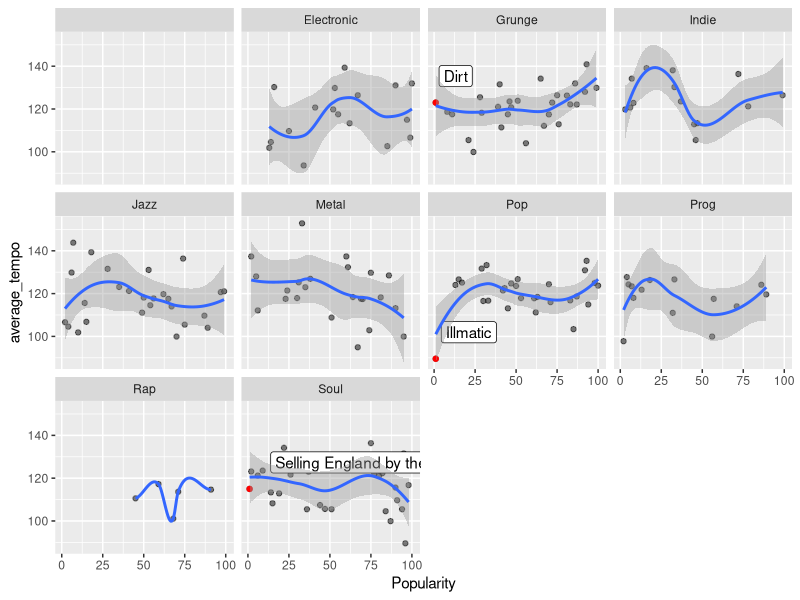
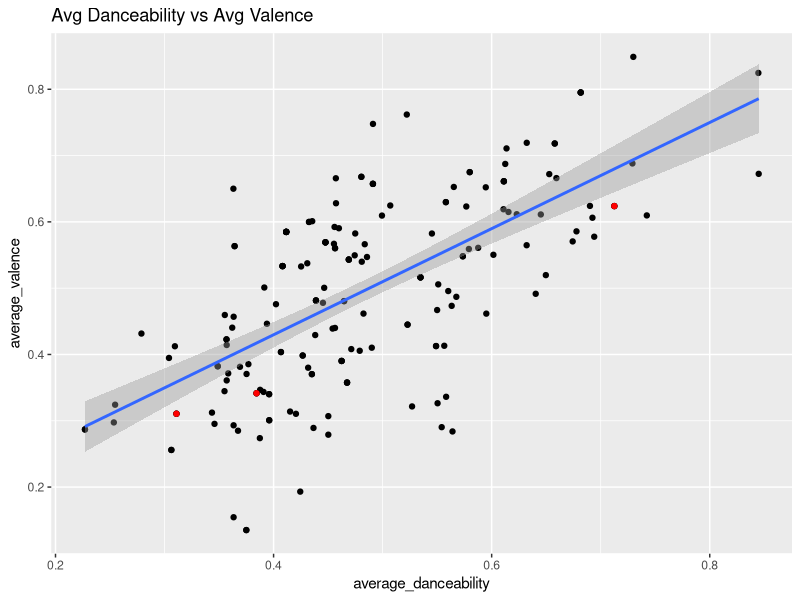
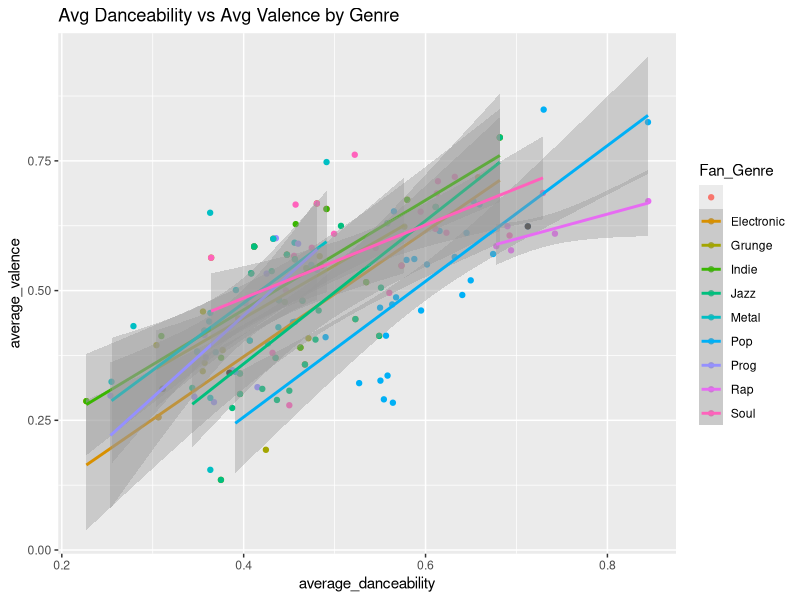
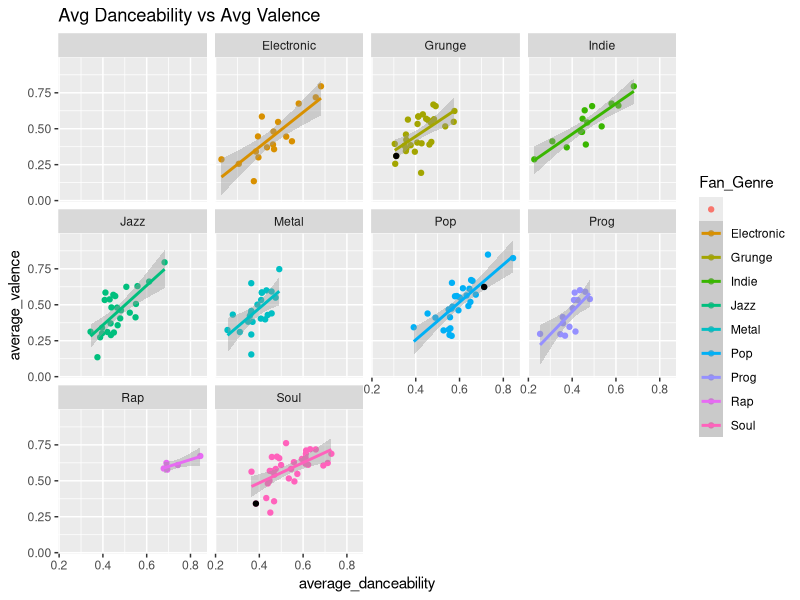
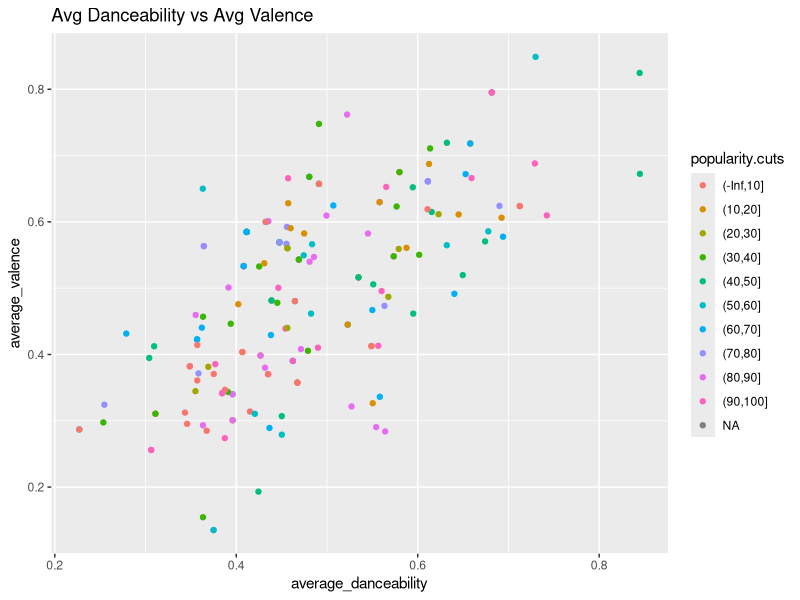
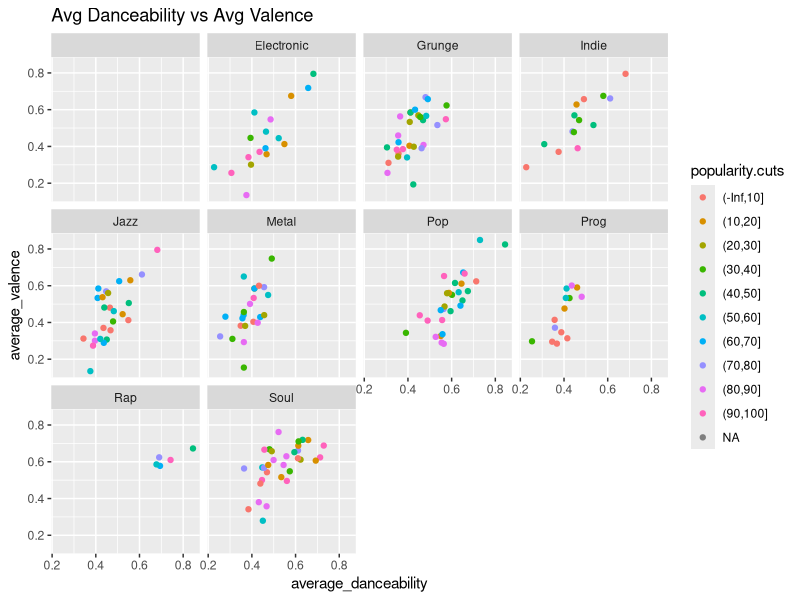
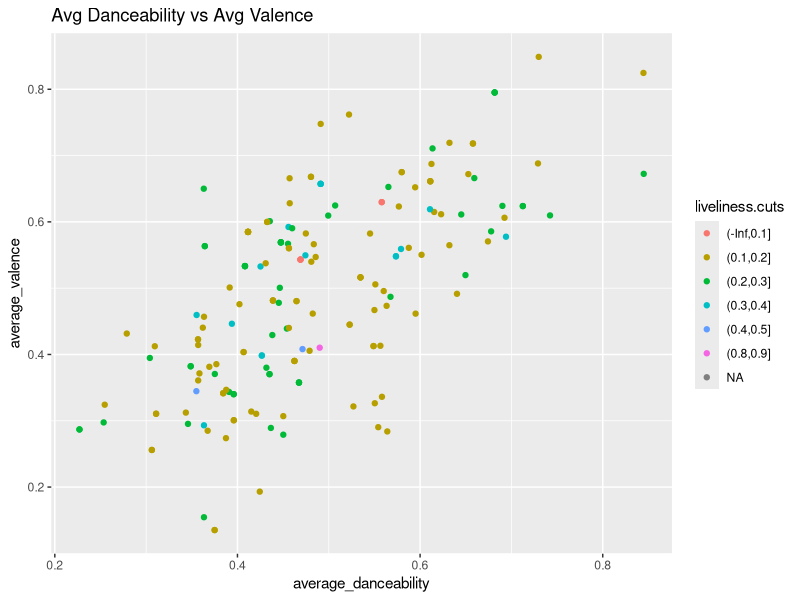
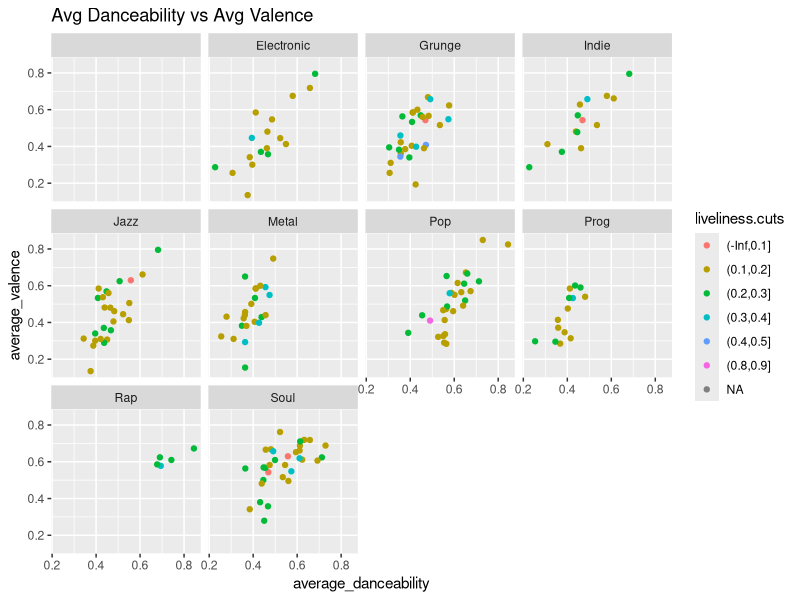

Generate these figures, in order, with R:
## ---- chunk 1
knitr::opts_chunk$set(echo = TRUE)
knitr::opts_chunk$set(size = "fill")
## ---- chunk 2
library(ggplot2)
library(tidyverse)
data <- read.csv("Album_Label_Year_temp.csv")
## ---- chunk 3
str(data)
byGenre <- data %>% group_by(Fan_Genre)
topAlbums <- byGenre %>% filter(Popularity == 1)
byGenre %>% ggplot(aes(x=Popularity, y=average_tempo)) + geom_point(alpha=1/2) + 
  geom_point(data=topAlbums, color="red") + 
  geom_label(data=topAlbums, label=topAlbums$Album, vjust=-0.75, hjust=-0.1) +
  geom_smooth(formula = y ~ x, method = "loess") + 
  facet_wrap(~Fan_Genre)
## ---- chunk 4
byGenre %>% ggplot(aes(x=average_danceability, y=average_valence)) + 
  geom_point() + 
  geom_point(data = topAlbums, color = "red") +
  geom_smooth(method = "lm") + 
  labs(title = "Avg Danceability vs Avg Valence")

byGenre %>% ggplot(aes(x=average_danceability, y=average_valence, color=Fan_Genre)) + 
  geom_point() + 
  geom_point(data = topAlbums, color = "black") +
  geom_smooth(method = "lm") + 
  labs(title = "Avg Danceability vs Avg Valence by Genre")

byGenre %>% ggplot(aes(x=average_danceability, y=average_valence, color=Fan_Genre)) + 
  geom_point() + 
  geom_smooth(method = "lm") + 
  geom_point(data = topAlbums, color = "black") +
  labs(title = "Avg Danceability vs Avg Valence") + 
  facet_wrap(~Fan_Genre)

byGenre <- byGenre %>% 
  mutate(popularity.cuts = cut(Popularity, c(-Inf, 10, 20, 30, 40, 50, 60, 70, 80, 90, 100))) %>%
  mutate(liveliness.cuts = cut(average_liveness, c(-Inf, 0.1, 0.2, 0.3, 0.4, 0.5, 0.6, 0.7, 0.8, 0.9, 1))) %>%
  mutate(loudness.cuts = cut(average_loudness, c(Inf, -3, -6, -9, -12, -15, -18, -21, -24, -27, -Inf))) %>%
  mutate(tempo.cuts = cut(average_tempo, c(0, 85, 95, 105, 115, 125, 135, 145, 155, 165, 175, Inf))) %>%
  mutate(energy.cuts = cut(average_energy, c(-Inf, 0.1, 0.2, 0.3, 0.4, 0.5, 0.6, 0.7, 0.8, 0.9, 1))) %>%
  mutate(instrumental.cuts = cut(average_instrumentalness, c(-Inf, 0.1, 0.2, 0.3, 0.4, 0.5, 0.6, 0.7, 0.8, 0.9, 1))) %>%
    mutate(acoustic.cuts = cut(average_acousticness, c(-Inf, 0.1, 0.2, 0.3, 0.4, 0.5, 0.6, 0.7, 0.8, 0.9, 1)))

byGenre %>% ggplot(aes(x=average_danceability, y=average_valence, color=popularity.cuts)) + 
  geom_point() + 
  labs(title = "Avg Danceability vs Avg Valence") 
byGenre %>% ggplot(aes(x=average_danceability, y=average_valence, color=popularity.cuts)) + 
  geom_point() + 
  labs(title = "Avg Danceability vs Avg Valence") + 
  facet_wrap(~Fan_Genre)

byGenre %>% ggplot(aes(x=average_danceability, y=average_valence, color=liveliness.cuts)) + 
  geom_point() + 
  labs(title = "Avg Danceability vs Avg Valence")
byGenre %>% ggplot(aes(x=average_danceability, y=average_valence, color=liveliness.cuts)) + 
  geom_point() + 
  labs(title = "Avg Danceability vs Avg Valence") + 
  facet_wrap(~Fan_Genre)

byGenre %>% ggplot(aes(x=average_danceability, y=average_valence, color=loudness.cuts)) + 
  geom_point() + 
  labs(title = "Avg Danceability vs Avg Valence")
byGenre %>% ggplot(aes(x=average_danceability, y=average_valence, color=loudness.cuts)) + 
  geom_point() + 
  labs(title = "Avg Danceability vs Avg Valence") + 
  facet_wrap(~Fan_Genre)

byGenre %>% ggplot(aes(x=average_danceability, y=average_valence, color=tempo.cuts)) + 
  geom_point() + 
  labs(title = "Avg Danceability vs Avg Valence")
byGenre %>% ggplot(aes(x=average_danceability, y=average_valence, color=tempo.cuts)) + 
  geom_point() + 
  labs(title = "Avg Danceability vs Avg Valence") + 
  facet_wrap(~Fan_Genre)

byGenre %>% ggplot(aes(x=average_danceability, y=average_valence, color=energy.cuts)) + 
  geom_point() + 
  labs(title = "Avg Danceability vs Avg Valence")
byGenre %>% ggplot(aes(x=average_danceability, y=average_valence, color=energy.cuts)) + 
  geom_point() + 
  labs(title = "Avg Danceability vs Avg Valence") + 
  facet_wrap(~Fan_Genre)

byGenre %>% ggplot(aes(x=average_danceability, y=average_valence, color=instrumental.cuts)) + 
  geom_point() + 
  labs(title = "Avg Danceability vs Avg Valence")
byGenre %>% ggplot(aes(x=average_danceability, y=average_valence, color=instrumental.cuts)) + 
  geom_point() + 
  labs(title = "Avg Danceability vs Avg Valence") + 
  facet_wrap(~Fan_Genre)

byGenre %>% ggplot(aes(x=average_danceability, y=average_valence, color=acoustic.cuts)) + 
  geom_point() + 
  labs(title = "Avg Danceability vs Avg Valence")
byGenre %>% ggplot(aes(x=average_danceability, y=average_valence, color=acoustic.cuts)) + 
  geom_point() + 
  labs(title = "Avg Danceability vs Avg Valence") + 
  facet_wrap(~Fan_Genre)
## ---- chunk 5
data <- read.csv("Album_Label_Year.csv")
byAlbum <- data %>% group_by(Album_label) %>% filter(!(is.na(average_valence) | is.na(average_danceability))) %>%
  mutate(acoustic.cuts = cut(average_acousticness, c(-Inf, 0.1, 0.2, 0.3, 0.4, 0.5, 0.6, 0.7, 0.8, 0.9, 1))) %>%
  mutate(instrumental.cuts = cut(average_instrumentalness, c(-Inf, 0.5, 1)))

labels <- data %>% group_by(Album_label) %>% count(Album_label) %>% filter(n >= 7) %>% select(Album_label)

byAlbum <- byAlbum %>% filter(Album_label %in% labels$Album_label)

byAlbum %>% ggplot(aes(x=average_danceability, y=average_valence, color=acoustic.cuts)) + 
  geom_point() + 
  labs(title = "Avg Danceability vs Avg Valence")

byAlbum %>% ggplot(aes(x=average_danceability, y=average_valence, color = acoustic.cuts)) + 
  geom_point() + 
  labs(title = "Avg Danceability vs Avg Valence") + 
  facet_wrap(~Album_label)
